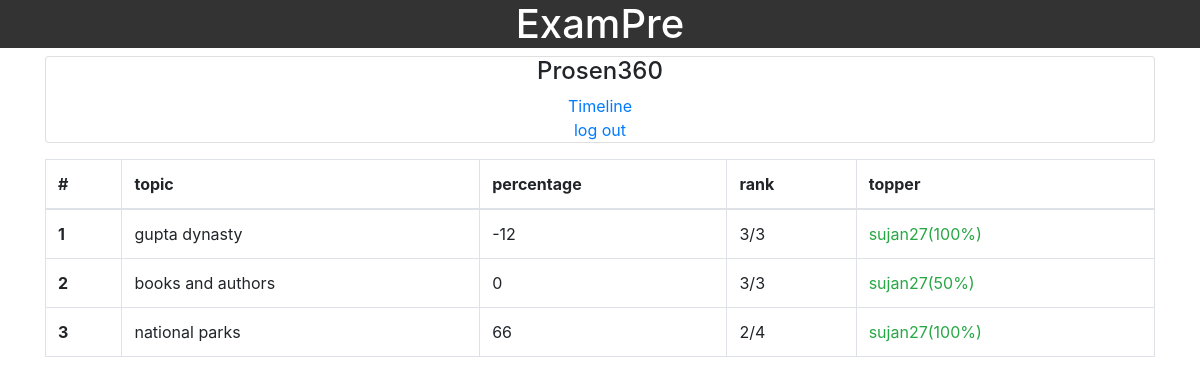
The page /myprofile/ (signed in) on the database its author committed.
### home/models.py (models this page shows, shortened)
class Topic(models.Model):
    topic_name = models.CharField(max_length=30)
    dateOfUpload = models.DateTimeField(default=timezone.now)
    tTime = models.IntegerField(default=0)
    tpq=models.IntegerField(default=15)
    published = models.BooleanField(default=False)

### myProfile/views.py (the view)
# urls.py: path('', views.mypfl, name="my profile"),
def mypfl(request):
    if not request.user.is_authenticated:
        return redirect("%s?next=%s" % (settings.LOGIN_URL, f"/myprofile"))
    else:
        ms = Marksheet.objects.filter(user=request.user)
        top = []
        for m in ms:
            top.append({
                'name': Topic.objects.get(id=m.topic_id).topic_name,
                'perc': m.percentage,
                'rank': list(Marksheet.objects.filter(topic_id=m.topic_id).order_by("-percentage").values_list('user__id', flat=True)).index(request.user.id)+1,
                'total': len(Marksheet.objects.filter(topic_id=m.topic_id)),
                'topper': Marksheet.objects.filter(topic_id=m.topic_id).order_by("-percentage").first().user.username,
                'tper': Marksheet.objects.filter(topic_id=m.topic_id).order_by("-percentage").first().percentage
            })
        context = {
            "top": top
        }
        return render(request, 'myProfile/profile.html', context)

### myProfile/templates/myProfile/profile.html
{% extends 'home.html' %}
{% block title}
home page
{% endblock title}
{% block body %}
<div class="container">
    <div class="card text-center">
        <h4>
            {{user.username|capfirst}}
        </h4>
        <span>
            <a href="../timeline">
                Timeline
            </a>
        </span>
        <span>
            <a href="../logout">
                log out
            </a>
        </span>
    </div>
    <div class="my-3">
        <table class="table table-bordered">
            <thead>
                <tr>
                    <th scope="col">#</th>
                    <th scope="col">topic</th>
                    <th scope="col">percentage</th>
                    <th scope="col">rank</th>
                    <th scope="col">topper</th>
                </tr>
            </thead>
            <tbody>
                {% for t in top %}
                <tr>
                    <th scope="row">{{forloop.counter}}</th>
                    <td>{{t.name}}</td>
                    <td>{{t.perc}}</td>
                    <td>{{t.rank}}/{{t.total}}</td>
                    <td class="text-success">{{t.topper}}({{t.tper}}%)</td>
                </tr>
                {% endfor %}
            </tbody>
        </table>
    </div>
</div>
{% endblock body %}

### rows shown on the page
Topic: name "gupta dynasty"
Topic: name "books and authors"
Topic: name "national parks"

### other values the page prints
{{ user.username|capfirst }} "Prosen360"
{{ t.perc }} "-12" "0" "66"
{{ t.rank }} "3" "3" "2"
{{ t.total }} "3" "3" "4"
{{ t.topper }} "sujan27" "sujan27" "sujan27"
{{ t.tper }} "100" "50" "100"
